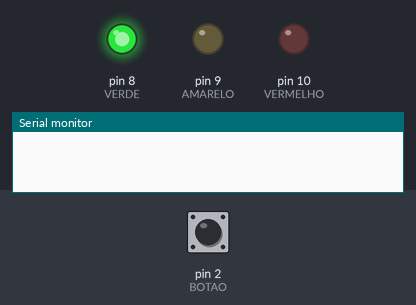
A sketch run on a simulated Arduino Uno, built with avr-gcc and run on an emulated ATmega328P. Parts: output pins drawn as LEDs (lit = HIGH), the last lines printed to the serial monitor. The test bench sets the inputs (shaded band); at power-on: pin 2 (BOTAO) HIGH.

Above: at 1.2 s.
1.3 s: pin 2 (BOTAO) pulled LOW for 0.15 s
At 2.0 s:
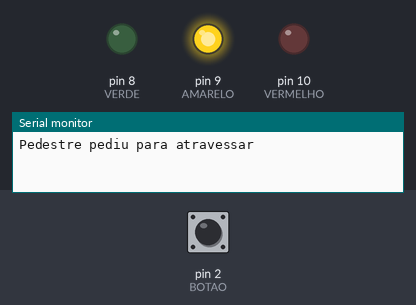
At 3.1 s:
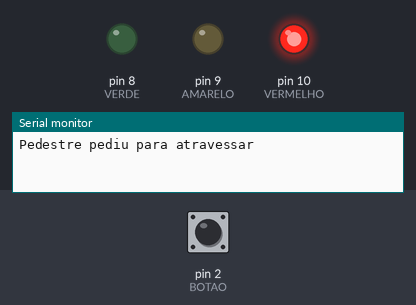
Timing chart, 0 to 10.2 s (numbered marks = the images above; inputs shaded):
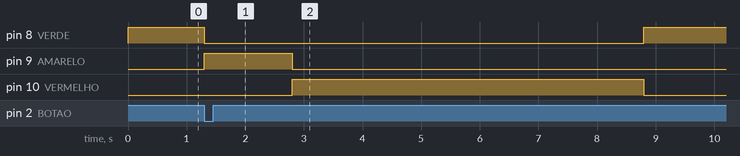

The sketch:

03b_semaforo_pedestre.ino
```cpp
/*
  03b - Semaforo com botao de pedestre (sem delay!)
  Placa: Arduino Uno/Nano

  Ligacoes: LEDs iguais ao sketch 02 (10 vermelho, 9 amarelo, 8 verde)
            Botao de pedestre: pino 2 <-> GND (INPUT_PULLUP)

  Regra: quando alguem aperta o botao, o semaforo termina a fase atual,
  passa pelo amarelo e fica no VERMELHO por um tempo extra (pedestre atravessa).
  So funciona sem travar porque usamos millis() em vez de delay().
*/
const int VERMELHO = 10, AMARELO = 9, VERDE = 8, BOTAO = 2;

const int FASE_PINO[] = { VERDE, AMARELO, VERMELHO };
const unsigned long FASE_MS[] = { 4000, 1500, 4000 };
const unsigned long T_PEDESTRE = 6000;   // vermelho mais longo quando pedido

int faseAtual = 0;
unsigned long inicioFase = 0;
bool pedidoPedestre = false;

void mostrar(int cor) {
  digitalWrite(VERMELHO, cor == VERMELHO);
  digitalWrite(AMARELO,  cor == AMARELO);
  digitalWrite(VERDE,    cor == VERDE);
}

void setup() {
  pinMode(VERMELHO, OUTPUT); pinMode(AMARELO, OUTPUT); pinMode(VERDE, OUTPUT);
  pinMode(BOTAO, INPUT_PULLUP);
  Serial.begin(9600);
  mostrar(FASE_PINO[0]); inicioFase = millis();
}

void loop() {
  // 1) o botao pode ser lido A QUALQUER MOMENTO, porque nao ha delay()
  if (digitalRead(BOTAO) == LOW && !pedidoPedestre) {
    pedidoPedestre = true;
    Serial.println("Pedestre pediu para atravessar");
  }

  // 2) quanto dura a fase atual? no vermelho, se houve pedido, dura mais
  unsigned long duracao = FASE_MS[faseAtual];
  if (faseAtual == 2 && pedidoPedestre) duracao = T_PEDESTRE;

  // 3) no verde, um pedido encurta a fase (vai logo para o amarelo)
  if (faseAtual == 0 && pedidoPedestre && millis() - inicioFase > 1000) duracao = 1000;

  if (millis() - inicioFase >= duracao) {
    if (faseAtual == 2) pedidoPedestre = false;   // pedido atendido ao sair do vermelho
    faseAtual = (faseAtual + 1) % 3;
    mostrar(FASE_PINO[faseAtual]);
    inicioFase = millis();
  }
}
```
